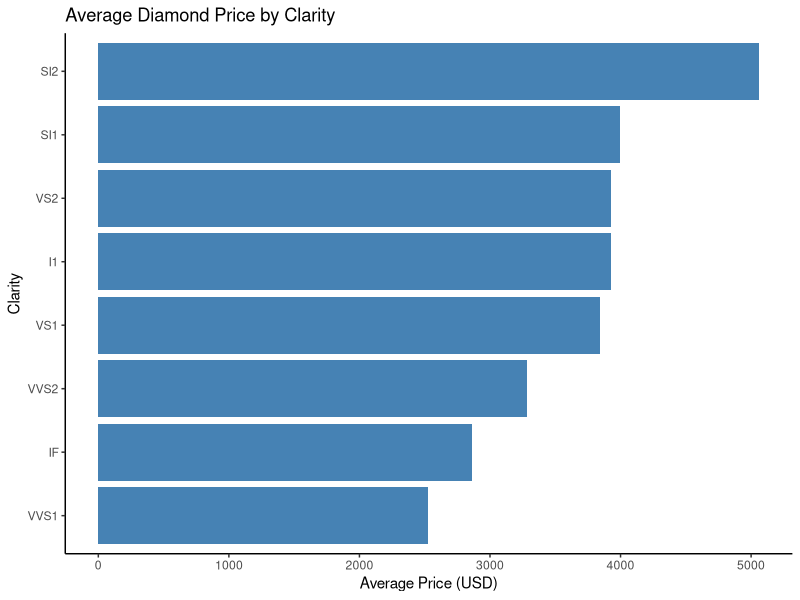

This chart was generated by the following R code:
#| title: "Structure and Polish"
#| category: "Week 6 Part 1: Pre-Modelling EDA"
#| dataset-name: "diamonds"
#| description: "Alphabetical ordering is a common trap. When plotting categorical data, order matters! Calculate the average `price` for each `clarity` category using the full `diamonds` dataset. Then, use that to build a column chart (`geom_col`) showing `avg_price` by `clarity`. Crucially, use `fct_reorder()` to sort the bars from lowest to highest average price. Finally, work on the 'data to ink' ratio by adding `theme_classic()`"
#| prerun-code: "set.seed(42)"
#| stub: "avg_price_clarity <- diamonds |> \n  group_by(___) |> \n  summarise(avg_price = ___, .groups = "drop")\n\nggplot(avg_price_clarity, aes(x = fct_reorder(___, ___), y = ___)) + \n  geom_col(fill = "steelblue") +\n  labs(title = "Average Diamond Price by Clarity",  \n       x = "Clarity",  \n       y = "Average Price (USD)") +\n  coord_flip()"

library(ggplot2)
library(dplyr)
library(forcats)

avg_price_clarity <- diamonds |>
  group_by(clarity) |>
  summarise(avg_price = mean(price), .groups = "drop")

p <- ggplot(avg_price_clarity, aes(x = fct_reorder(clarity, avg_price), y = avg_price)) +
  geom_col(fill = "steelblue") +
  labs(
    title = "Average Diamond Price by Clarity",
    x = "Clarity",
    y = "Average Price (USD)"
  ) +
  coord_flip() +
  theme_classic()

print(p)
